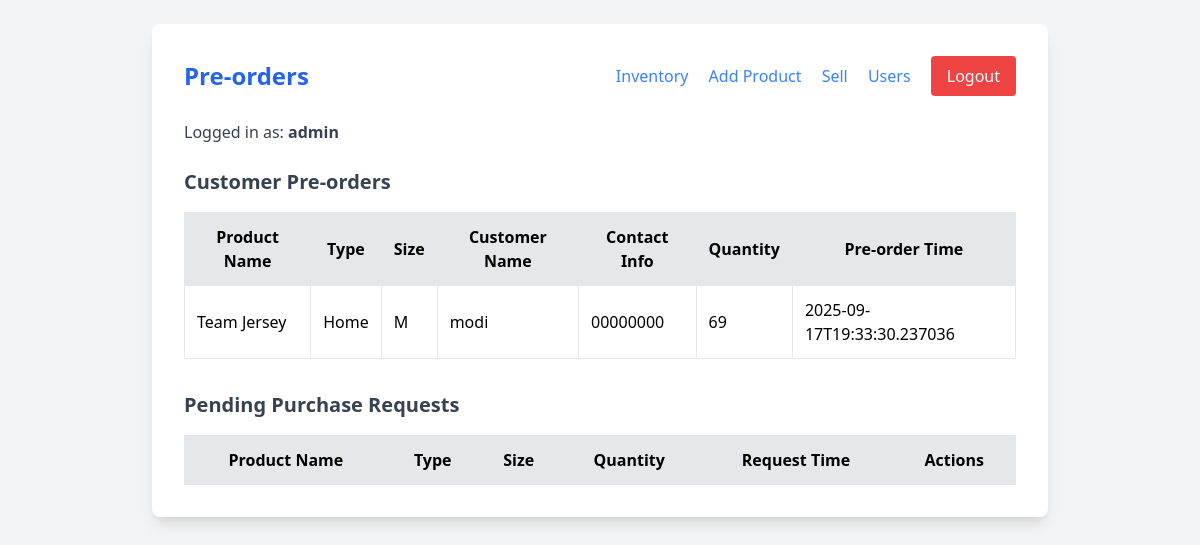
Page /pre_orders (signed in) on the committed database.
### tables this page shows
CREATE TABLE pre_orders
                     (pre_order_id TEXT PRIMARY KEY, variant_id TEXT, customer_name TEXT, contact_info TEXT, quantity INTEGER, pre_order_time TEXT,
                      FOREIGN KEY(variant_id) REFERENCES variants(variant_id) ON DELETE CASCADE);

CREATE TABLE products
                     (product_id TEXT PRIMARY KEY, name TEXT);

CREATE TABLE variants
                     (variant_id TEXT PRIMARY KEY, product_id TEXT, barcode TEXT UNIQUE, type TEXT, size TEXT, 
                      cost REAL, selling_price REAL, stock INTEGER, photo TEXT,
                      FOREIGN KEY(product_id) REFERENCES products(product_id) ON DELETE CASCADE);

### app.py (the view)
    def wrap(*args, **kwargs):
        if not session.get('user_id'):
            return redirect(url_for('login'))
        return f(*args, **kwargs)

### app.py (called while the page is built)
def login_required(f):
    def wrap(*args, **kwargs):
        if not session.get('user_id'):
            return redirect(url_for('login'))
        return f(*args, **kwargs)
    wrap.__name__ = f.__name__
    return wrap

### templates/requests.html (shortened to what this page needs)
<!DOCTYPE html>
<html lang="en">
<head>
    <script src="https://cdn.tailwindcss.com"></script>
</head>
<body class="bg-gray-100 p-6">
    <div class="max-w-4xl mx-auto bg-white p-8 rounded-lg shadow-lg">
        <nav class="flex justify-between items-center mb-6">
            <h1 class="text-2xl font-bold text-blue-600">Pre-orders</h1>
            <div class="space-x-4">
                <a href="/inventory" class="text-blue-500 hover:underline">Inventory</a>
                <a href="/add_product" class="text-blue-500 hover:underline">Add Product</a>
                <a href="/transactions" class="text-blue-500 hover:underline">Sell</a>
                {% if is_admin %}
                <a href="/users" class="text-blue-500 hover:underline">Users</a>
                {% endif %}
                <button onclick="logout()" class="bg-red-500 text-white px-4 py-2 rounded hover:bg-red-600">Logout</button>
            </div>
        </nav>
        <p class="text-gray-700 mb-6">Logged in as: <strong>{{ username }}</strong></p>
        <h2 class="text-xl font-semibold text-gray-700 mb-4">Customer Pre-orders</h2>
        <table class="w-full border-collapse border mb-8">
            <thead>
                <tr class="bg-gray-200">
                    <th class="border p-3">Product Name</th>
                    <th class="border p-3">Type</th>
                    <th class="border p-3">Size</th>
                    <th class="border p-3">Customer Name</th>
                    <th class="border p-3">Contact Info</th>
                    <th class="border p-3">Quantity</th>
                    <th class="border p-3">Pre-order Time</th>
                </tr>
            </thead>
            <tbody>
                {% for pre_order in pre_orders %}
                <tr>
                    <td class="border p-3">{{ pre_order[1] }}</td>
                    <td class="border p-3">{{ pre_order[2] }}</td>
                    <td class="border p-3">{{ pre_order[3] }}</td>
                    <td class="border p-3">{{ pre_order[4] }}</td>
                    <td class="border p-3">{{ pre_order[5] }}</td>
                    <td class="border p-3">{{ pre_order[6] }}</td>
                    <td class="border p-3">{{ pre_order[7] }}</td>
                </tr>
                {% endfor %}
            </tbody>
        </table>
        {% if is_admin %}
        <h2 class="text-xl font-semibold text-gray-700 mb-4">Pending Purchase Requests</h2>
        <table class="w-full border-collapse border">
            <thead>
                <tr class="bg-gray-200">
                    <th class="border p-3">Product Name</th>
                    <th class="border p-3">Type</th>
                    <th class="border p-3">Size</th>
                    <th class="border p-3">Quantity</th>
                    <th class="border p-3">Request Time</th>
                    <th class="border p-3">Actions</th>
                </tr>
            </thead>
        </table>
        {% endif %}
    </div>
</body>
</html>

### rows in the picture
pre_orders: name "Team Jersey", type "Home", size "M", customer_name "modi", contact_info "00000000", quantity "69", pre_order_time "2025-09-17T19:33:30.237036"

### other values in the picture
{{ username }} "admin"
